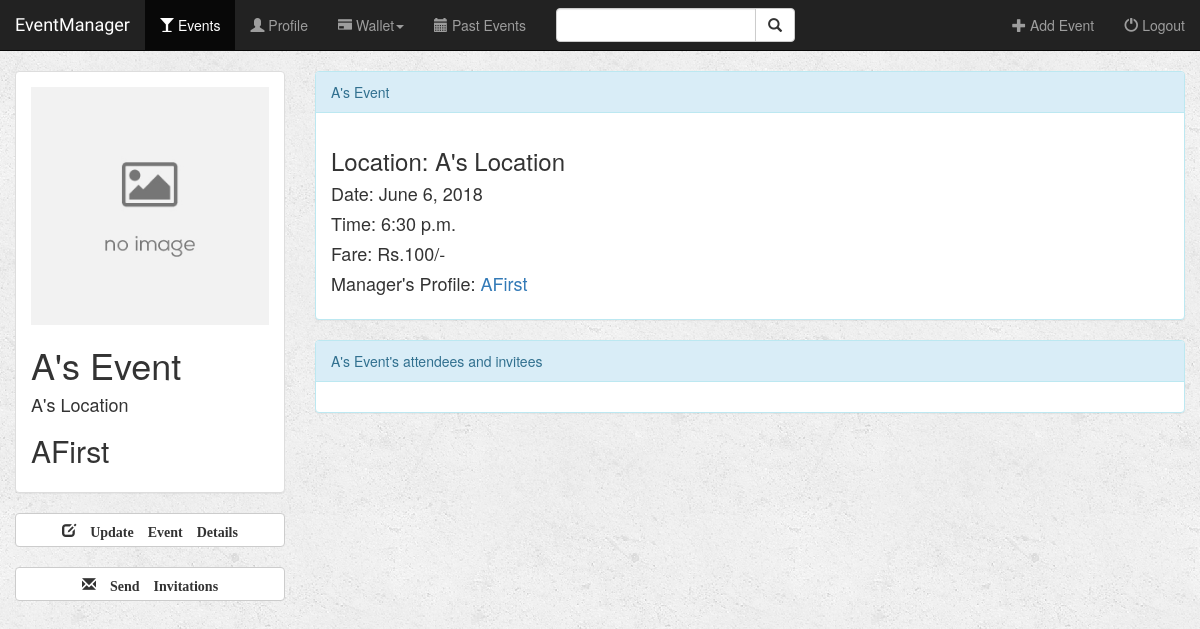
/event/15/ (signed in), run on an earlier commit of the app's database.
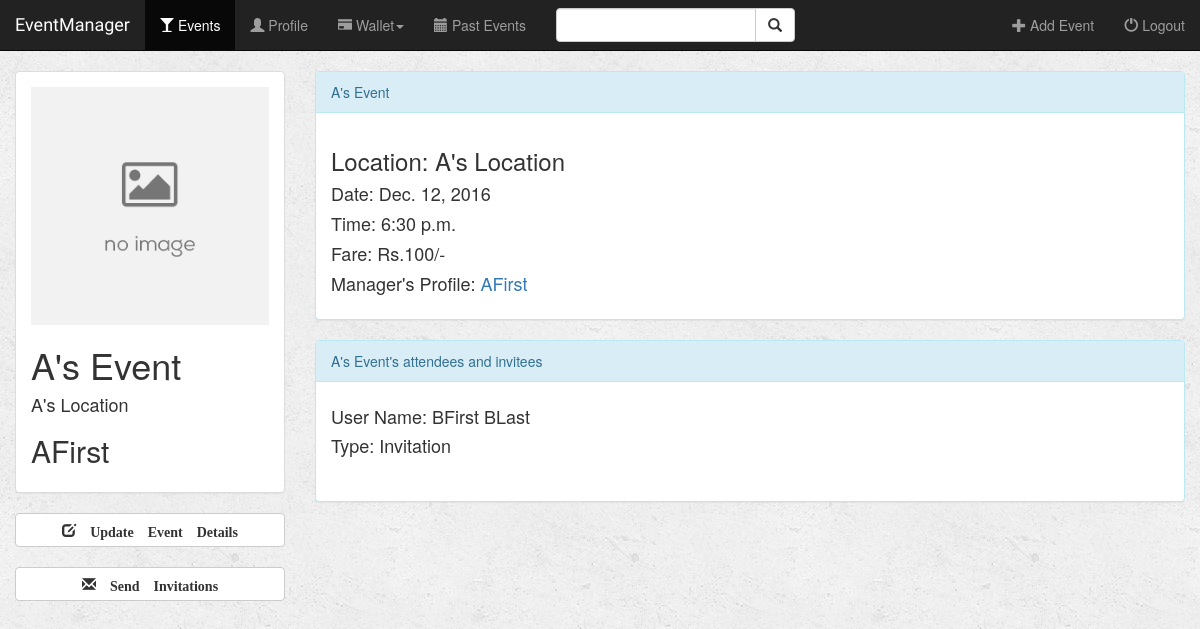
And on a later commit of the database.
### event/models.py (models this page shows, shortened)
class Event(models.Model):
    name = models.CharField(max_length=50, null=False)
    image = models.ImageField(default='settings.MEDIA_ROOT/default_event.jpg')
    location = models.TextField(max_length=500, null=False)
    date = models.DateField(null=True)
    time = models.TimeField(null=True)
    manager = models.ForeignKey(User, on_delete=models.CASCADE)
    fare = models.PositiveIntegerField(null=True)
    def __str__(self):
        return self.name + ', ' + self.manager.username

class Ticket(models.Model):
    attendee = models.ForeignKey(User, on_delete=models.CASCADE)
    event = models.ForeignKey(Event, on_delete=models.CASCADE)
    flag = models.BooleanField(null=False)

### event/views.py (the view)
# urls.py: url(r'^(?P<pk>[0-9]+)/$', views.detail, name='detail'),
def detail(request, pk):
    if not request.user.is_authenticated:
        return render(request, 'event/login.html')
    else:
        user = request.user
        event = get_object_or_404(Event, pk=pk)
        tickets = Ticket.objects.filter(event=event)
        return render(request, 'event/detail.html', {'event': event, 'user': user, 'tickets': tickets})

### event/templates/event/detail.html (shortened to what this page needs)
{% extends 'event/base.html' %}
{% block events_active %}active{% endblock %}
{% block body %}
<div class="container-fluid events-container">
    <div class="row">
        <div class="col-sm-4 col-md-3">
            <div class="panel panel-default">
                <div class="panel-body">
                    <img src="{{ event.image.url }}" class="img-responsive">
                    <h1>{{ event.name }}</h1> <h4>{{ event.location }}</h4>
                    <h2>{{ event.manager.first_name }}</h2>
                </div>
            </div>
            {% if event.manager.id == request.user.id %}
                <form action="{% url 'event:update_event' event.id %}" method="post" style="display: inline;">
                    <button type="submit" class="btn btn-default btn-block">
                        <span class="glyphicon glyphicon-edit"><strong> Update Event Details</strong></span>
                    </button>
                </form>
                <br>
                <form action="{% url 'event:invite_users' event.id %}" method="post" style="display: inline;">
                    <button type="submit" class="btn btn-default btn-block">
                        <span class="glyphicon glyphicon-envelope"><strong> Send Invitations</strong></span>
                    </button>
                </form>
            {% endif %}
        </div>
        <div class="col-sm-8 col-md-9">
            <div class="panel panel-info">
                <div class="panel-heading">
                    {{ event.name }}
                </div>
                <div class="panel-body">
                    <h3>Location: {{ event.location }}</h3>
                    <h4>Date: {{ event.date }}</h4>
                    <h4>Time: {{ event.time }}</h4>
                    <h4>Fare: Rs.{{ event.fare }}/-</h4>
                    <h4>Manager's Profile: <a href="{% url 'event:user_profile' event.manager.id %}">{{ event.manager.first_name }}</a></h4>
                </div>
            </div>
            <div class="panel panel-info">
                <div class="panel-heading">
                    {{ event.name }}'s attendees and invitees
                </div>
                <div class="panel-body">
                    {% for ticket in tickets %}
                        <h4>User Name: {{ ticket.attendee.first_name }}  {{ ticket.attendee.last_name }}</h4>
                        <h4>Type: {% if ticket.flag %} Ticket {% else %} Invitation {% endif %}</h4>
                        <br>
                    {% endfor %}
                </div>
            </div>
        </div>
    </div>
</div>
{% endblock %}

What changed in the data, as far as the page shows it:
changed Event "A's Event": date "June 6, 2018" → "Dec. 12, 2016"
added Ticket: attendee.first_name "BFirst", attendee.last_name "BLast", flag "Invitation"
